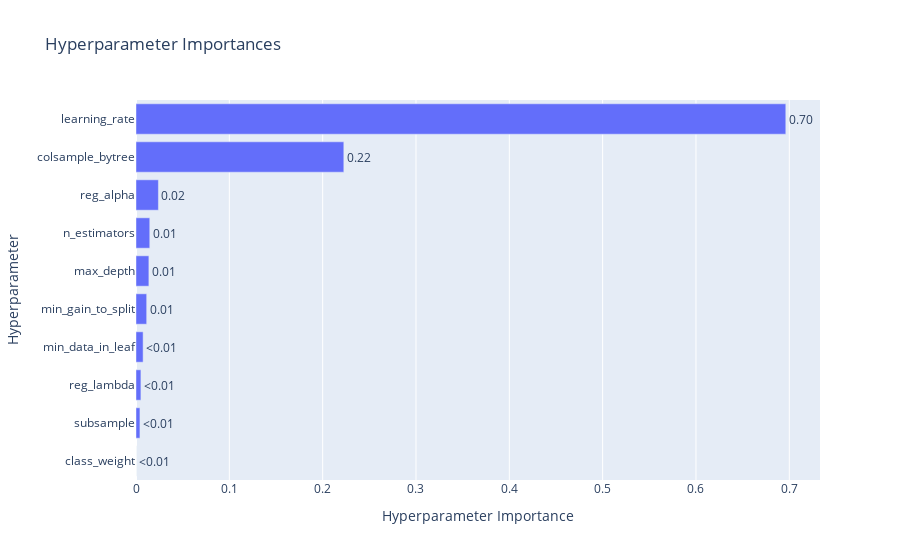

Notebook cell for this chart:
### Code cell
vis.plot_param_importances(study_seasonal)

### Figure 1 — Plotly figure (JSON) as saved in the notebook; plotly's stock layout.template omitted (floating-point values rounded to 4 significant figures)
{"data": [{"cliponaxis": false, "hovertemplate": ["class_weight (CategoricalDistribution): 0.0<extra></extra>", "subsample (FloatDistribution): 0.0042237162885263475<extra></extra>", "reg_lambda (FloatDistribution): 0.005262804885534192<extra></extra>", "min_data_in_leaf (IntDistribution): 0.0076258158079700105<extra></extra>", "min_gain_to_split (FloatDistribution): 0.011439345195830368<extra></extra>", "max_depth (IntDistribution): 0.013796921170863199<extra></extra>", "n_estimators (IntDistribution): 0.014749948044173702<extra></extra>", "reg_alpha (FloatDistribution): 0.023996729561777178<extra></extra>", "colsample_bytree (FloatDistribution): 0.22267043555694954<extra></extra>", "learning_rate (FloatDistribution): 0.6962342834883755<extra></extra>"], "name": "Objective Value", "orientation": "h", "text": ["<0.01", "<0.01", "<0.01", "<0.01", "0.01", "0.01", "0.01", "0.02", "0.22", "0.70"], "textposition": "outside", "type": "bar", "x": [0, 0.004224, 0.005263, 0.007626, 0.01144, 0.0138, 0.01475, 0.024, 0.2227, 0.6962], "y": ["class_weight", "subsample", "reg_lambda", "min_data_in_leaf", "min_gain_to_split", "max_depth", "n_estimators", "reg_alpha", "colsample_bytree", "learning_rate"]}], "layout": {"title": {"text": "Hyperparameter Importances"}, "xaxis": {"title": {"text": "Hyperparameter Importance"}}, "yaxis": {"title": {"text": "Hyperparameter"}}}}
